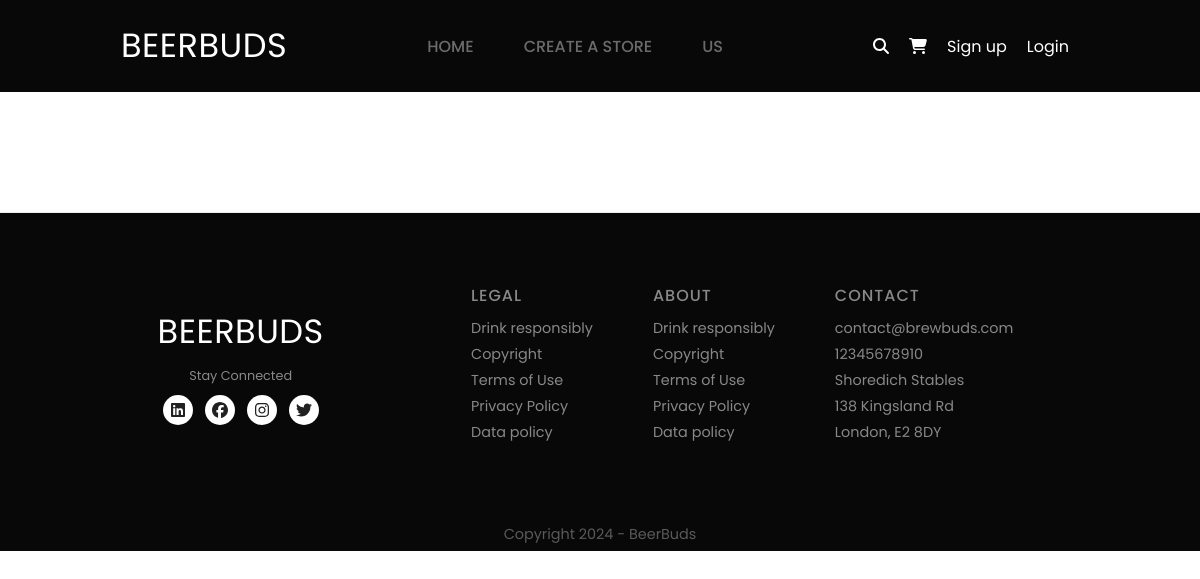
/16/beer_reviews_index/, run on an earlier commit of the app's database.
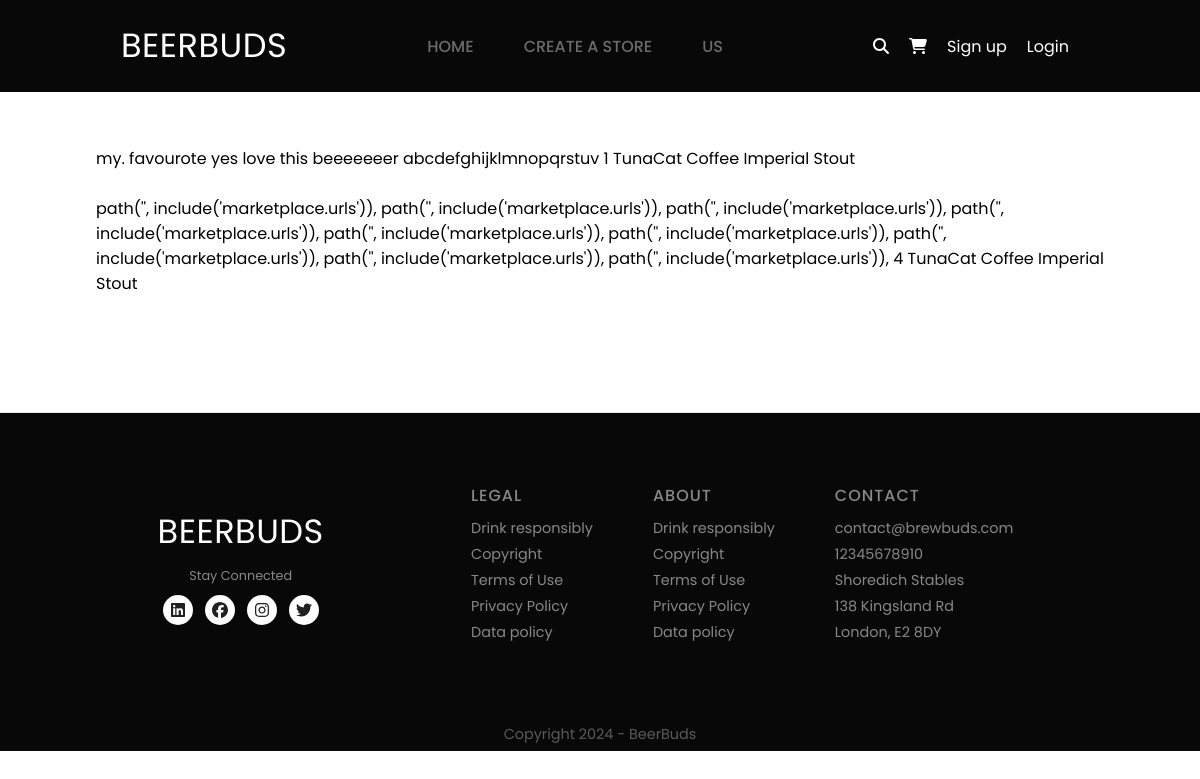
And on a later commit of the database.
### user_actions/models.py (models this page shows, shortened)
class Review(models.Model):
    profile_id = models.ForeignKey(Profile, related_name='user_review', on_delete=models.CASCADE)
    beer_id = models.ForeignKey(Beer, related_name='beer_review', on_delete=models.CASCADE)
    review_content = models.TextField(validators=[ MinLengthValidator(50, 'Please enter a description of at least 50 characters')])
    rating = models.IntegerField(blank=False, null=False)

### marketplace/models.py (models this page shows)
class Profile(models.Model):
    user_id = models.ForeignKey(User, related_name='user_profile', on_delete=models.CASCADE)
    address = models.CharField(max_length=350)
    def __str__(self):
        return self.user_id.username

class Beer(models.Model):
    name = models.CharField(max_length=255, blank=False, null=False)
    description = models.TextField(blank=False, validators=[ MinLengthValidator(50, 'Please enter a description of at least 50 characters')])
    stock_quantity = models.IntegerField(blank=False, null=False)
    price = models.DecimalField(blank=False, null=False, max_digits=6, decimal_places=2)
    store_id = models.ForeignKey(Store, related_name='beer_store', on_delete=models.CASCADE)
    beer_image = models.ImageField(upload_to='beer_images', blank=False, null=False)
    volume = models.DecimalField(max_digits=6, decimal_places=2)
    abv = models.DecimalField(max_digits=6, decimal_places=1)
    ingredients = models.TextField(validators=[ MinLengthValidator(50, 'Please enter a description of at least 50 characters')])
    def __str__(self):
        return self.name

### user_actions/views.py (the view)
# urls.py: path('<int:beer_id>/beer_reviews_index/', views.beer_reviews_index, name="beer_reviews_index"),
def beer_reviews_index(request,beer_id):
    reviews = Review.objects.filter(beer_id=beer_id)
    return render(request, 'user_actions/beer_reviews_index.html', {'beer_reviews': reviews})

### marketplace/context_processors.py (called while the page is built)
def has_store(request):
    if request.user.is_authenticated:
        return {'has_store': Store.objects.filter(user_id=request.user).exists()}
    return {'has_store': False}

### user_actions/templates/user_actions/beer_reviews_index.html (shortened to what this page needs)
{% extends "core/base.html"%}
{% block content %}
{% for review in beer_reviews %}
  <br></br>
  {{ review.review_content }}
  {{ review.rating }}
  {{ review.profile_id }}
  {{ review.beer_id }}
{% endfor %}
{% endblock %}

### core/templates/core/base.html (shortened to what this page needs)
<!DOCTYPE html>
<html lang="en">
<head>
  {% load static %}
  <link rel="stylesheet" href="{% static 'core/styles.css' %}">
  <link href="{% static 'fontawesomefree/css/all.min.css' %}" rel="stylesheet" type="text/css">
</head>
<body>
    <nav class= "navigation">
      <a href="{% url 'core:home' %}" class="logo">Beerbuds</a>
      <ul class="menu">
        <li><a href="{% url 'core:home' %}">HOME</a></li>
        {% if has_store %}
            <li><a href="{% url 'marketplace:store_dash' %}">VISIT YOUR STORE</a></li>
        {% else %}
            <li><a href="{% url 'marketplace:create_store' %}">CREATE A STORE</a></li>
        {% endif %}
        <li><a href="#">US</a></li>
      </ul>
      <div class="right-elements">
        <a href="#" class="search">
          <i class="fas fa-magnifying-glass"></i>
        </a>
        <a href ="#" class="cart">
          <i class="fas fa-cart-shopping"></i>
        </a>
        {% if user.is_authenticated %}
            <a href ="{% url 'marketplace:profile' %}" class="user">
              <i class="fas fa-user"></i>
            </a>
        {% else %}
            <a href="{% url 'core:signup' %}">Sign up</a>
            <a href="{% url 'core:login' %}">Login</a>
        {% endif %}
      </div>
    </nav>
    <div class="content">
      {% block content %} {% endblock %}
    </div>
    <footer>
      <div class="footer-container">
        <div class="footer-logo-container">
          <div class="footer-logo">Beerbuds</div>
          <span>Stay Connected</span>
          <div class="footer-social">
            <a href="#"><i class="fa-brands fa-linkedin"></i></a>
            <a href="#"><i class="fa-brands fa-facebook"></i></a>
            <a href="#"><i class="fa-brands fa-instagram"></i></a>
            <a href="#"><i class="fa-brands fa-twitter"></i></a>
          </div>
        </div>
        <div class="footer-menu">
          <div class="footer-menu-box">
            <strong>Legal</strong>
            <ul>
              <li><a href="#">Drink responsibly</a></li>
              <li><a href="#">Copyright</a></li>
              <li><a href="#">Terms of Use</a></li>
              <li><a href="#">Privacy Policy</a></li>
              <li><a href="#">Data policy</a></li>
            </ul>
          </div>
          <div class="footer-menu-box">
            <strong>About</strong>
            <ul>
              <li><a href="#">Drink responsibly</a></li>
              <li><a href="#">Copyright</a></li>
              <li><a href="#">Terms of Use</a></li>
              <li><a href="#">Privacy Policy</a></li>
              <li><a href="#">Data policy</a></li>
            </ul>
          </div>
          <div class="footer-menu-box">
            <strong>Contact</strong>
            <ul>
              <li>contact@brewbuds.com</li>
              <li>12345678910</li>
              <li>Shoredich Stables</li>
              <li>138 Kingsland Rd</li>
              <li>London, E2 8DY</li>
            </ul>
          </div>
        </div>
      </div>
    </footer>
    <span class="copyright">Copyright 2024 - BeerBuds</span>
</body>
</html>

### core/static/core/styles.css (style rules this page uses)
* { margin: 0px; padding: 0px; font-family: poppins; box-sizing: border-box; }
body { margin: 0px; padding: 0px; font-family: poppins; }
ul { list-style: none; }
a { text-decoration: none; }
.navigation { display: flex; justify-content: space-between; align-items: center; padding: 20px 10%; margin: auto; position: fixed; left: 0px; top: 0px; width: 100%; z-index: 100; background-color: #080808; border: 1px solid rgba(0,0,0,0.03); }
.menu { display: flex; }
.menu li a { margin: 5px; padding: 5px 20px; color: #ffffff; font-weight: 500; opacity: 0.4; transition: all ease 0.3s; }
.logo { font-size: 2.1rem; color: #ffffff; text-transform: uppercase; letter-spacing: 0.5px; font-weight: 400; }
.right-elements { display: flex; justify-content: center; align-items: center; }
.right-elements a { margin: 0px 10px; color: #ffffff; }
.content { padding: 6rem 6rem; }
footer { background-color: #080808; padding: 60px 10px; position: relative; margin-top: 20px; border-top: 1px solid rgba(236,236,236); }
.footer-container { display: flex; justify-content: space-around; align-items: center; width: 85%; margin: 10px auto; }
.footer-logo-container { display: flex; flex-direction: column; justify-content: center; align-items: center; }
.footer-logo { font-size: 2.1rem; color: #ffffff; text-transform: uppercase; letter-spacing: 0.5px; font-weight: 400; }
.footer-logo-container span { color: #888888; font-weight: 400; margin: 10px; font-size: 0.8rem; }
.footer-social { display: flex; justify-content: center; align-items: center; }
.footer-social a { margin: 0px 6px; border-radius: 50%; color: #212121; background-color: #ffffff; border: 1px solid rgba(0,0,0,0.01); width: 30px; height: 30px; display: flex; justify-content: center; align-items: center; }
.footer-menu { display: flex; justify-content: center; align-items: center; }
.footer-menu-box { display: flex; flex-direction: column; justify-content: center; margin: 0px 30px; }
.footer-menu-box strong { color: #888888; font-weight: 500; text-transform: uppercase; letter-spacing: 1px; margin-bottom: 5px; }
.footer-menu-box ul li a, .footer-menu-box ul li { color: #888888; font-size: 0.9rem; margin: 5px 0px; }
.copyright { padding: 5px; color: #5a5a5a; background-color: #080808; display: flex; justify-content: center; align-items: center; border: 1px solid rgba(27, 23, 23, 0.06); font-size: 0.9rem; }

What changed in the data, as far as the page shows it:
added Review: review_content "my. favourote yes love this beeeeeeer abcdefghijklmnopqrstuv", rating "1", profile_id "TunaCat", beer_id "Coffee Imperial Stout"
added Review: review_content "path('', include('marketplace.urls')), path('', include('marketplace.urls')), path('', include('marketplace.urls')), path('', include('marketplace.urls')), path('', include('marketplace.urls')), path('', include('marketplace.urls')), path('', include('marketplace.urls')), path('', include('marketplace.urls')), path('', include('marketplace.urls')),", rating "4", profile_id "TunaCat", beer_id "Coffee Imperial Stout"
